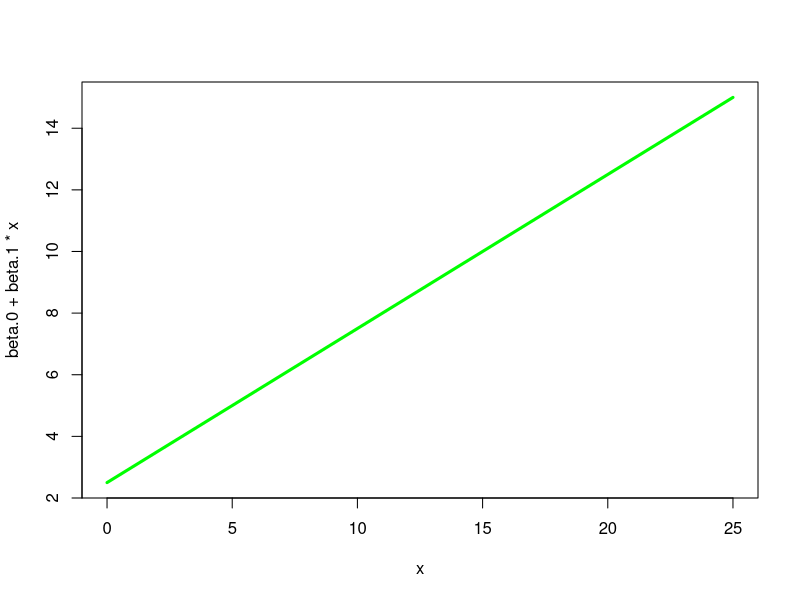
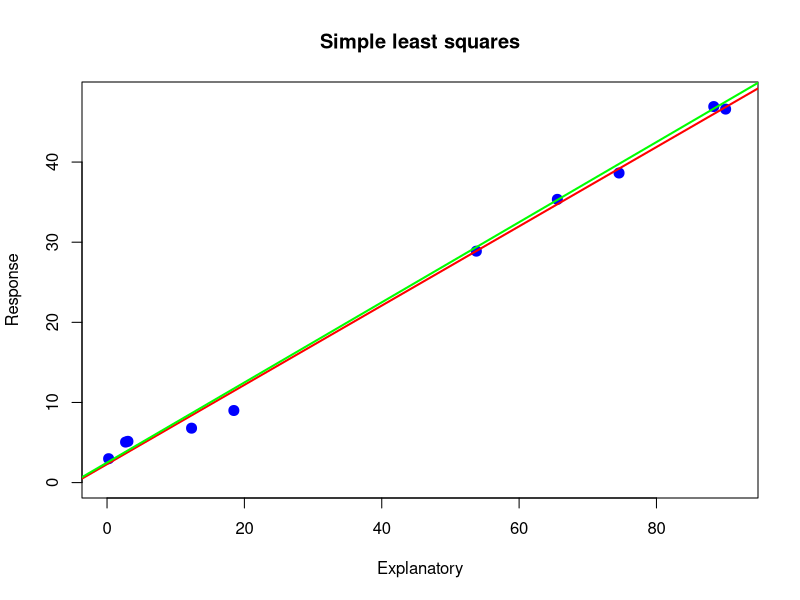
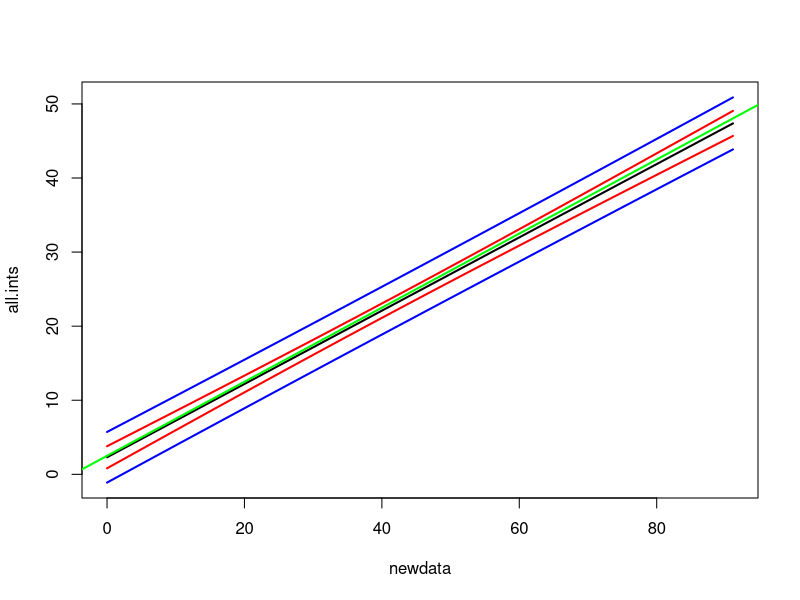

R code for these plots, in order:
### theoretical parameter values
beta.0<-2.5  
beta.1<-0.5
curve(beta.0+beta.1*x, 0, 25, lwd=3, col="green")

#### std. dev of all errors is the same sigma
sigma<-1      

lambda<-1/25
domain<-rexp(1,lambda)
domain

sample.size<-10

x.coords<-runif(sample.size, min=0, max=domain)
x.coords

errors<-rnorm(sample.size,mean=0,sd=sigma)
errors

y.coords<-beta.0 + beta.1*x.coords+errors
y.coords

plot(x.coords,y.coords, cex=2, pch=20, 
     col="blue", 
     main="Simple least squares", 
     ylab="Response", xlab="Explanatory", 
     xlim=c(0, domain), ylim=c(0,beta.1*domain+beta.0))

abline(lm(y.coords ~ x.coords), lwd=2, col="red")
abline(beta.0,beta.1, lwd=2, col="green")

reg<-lm(y.coords ~ x.coords)

reg.all<-summary(reg)
reg.all

###################################### How to predict? ##############

newdata<-data.frame(x.coords=seq(0,domain,0.1))

conf<-predict(reg,newdata,interval="confidence")
pred<-predict(reg,newdata,interval="prediction")
all.ints<-cbind(conf,pred[,-1])

matplot(newdata,all.ints, type="l", lty=1, lwd=2, col=c("black", "red", "red","blue","blue"))
abline(beta.0,beta.1, lwd=2, col="green")

